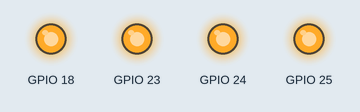
Recording of a program running on a simulated Raspberry Pi (BCM pin numbers). Shown: output pins drawn as LEDs (lit = HIGH).

Above: at 0.2 s.
At 1.7 s:
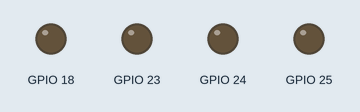
Timing chart, 0 to 3.0 s (numbered marks = the images above):
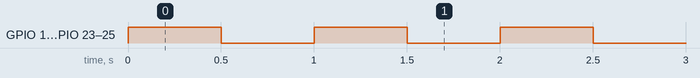

Measured:
- by itself, GPIO 18, GPIO 23–25: alternates HIGH for 0.50 s and LOW for 0.50 s

The program:

Oefening3.py
```python
import RPi.GPIO as GPIO
import time

GPIO.setmode(GPIO.BCM)

def blink(pin1, pin2, pin3, pin4):
    GPIO.setup(pin1, GPIO.OUT)
    GPIO.setup(pin2, GPIO.OUT)
    GPIO.setup(pin3, GPIO.OUT)
    GPIO.setup(pin4, GPIO.OUT)
    GPIO.output(pin1, 1)
    GPIO.output(pin2, 1)
    GPIO.output(pin3, 1)
    GPIO.output(pin4, 1)
    time.sleep(0.5)
    GPIO.output(pin1, 0)
    GPIO.output(pin2, 0)
    GPIO.output(pin3, 0)
    GPIO.output(pin4, 0)

    time.sleep(0.5)


while True:
    blink(18, 23, 24, 25)

GPIO.cleanup()
```
